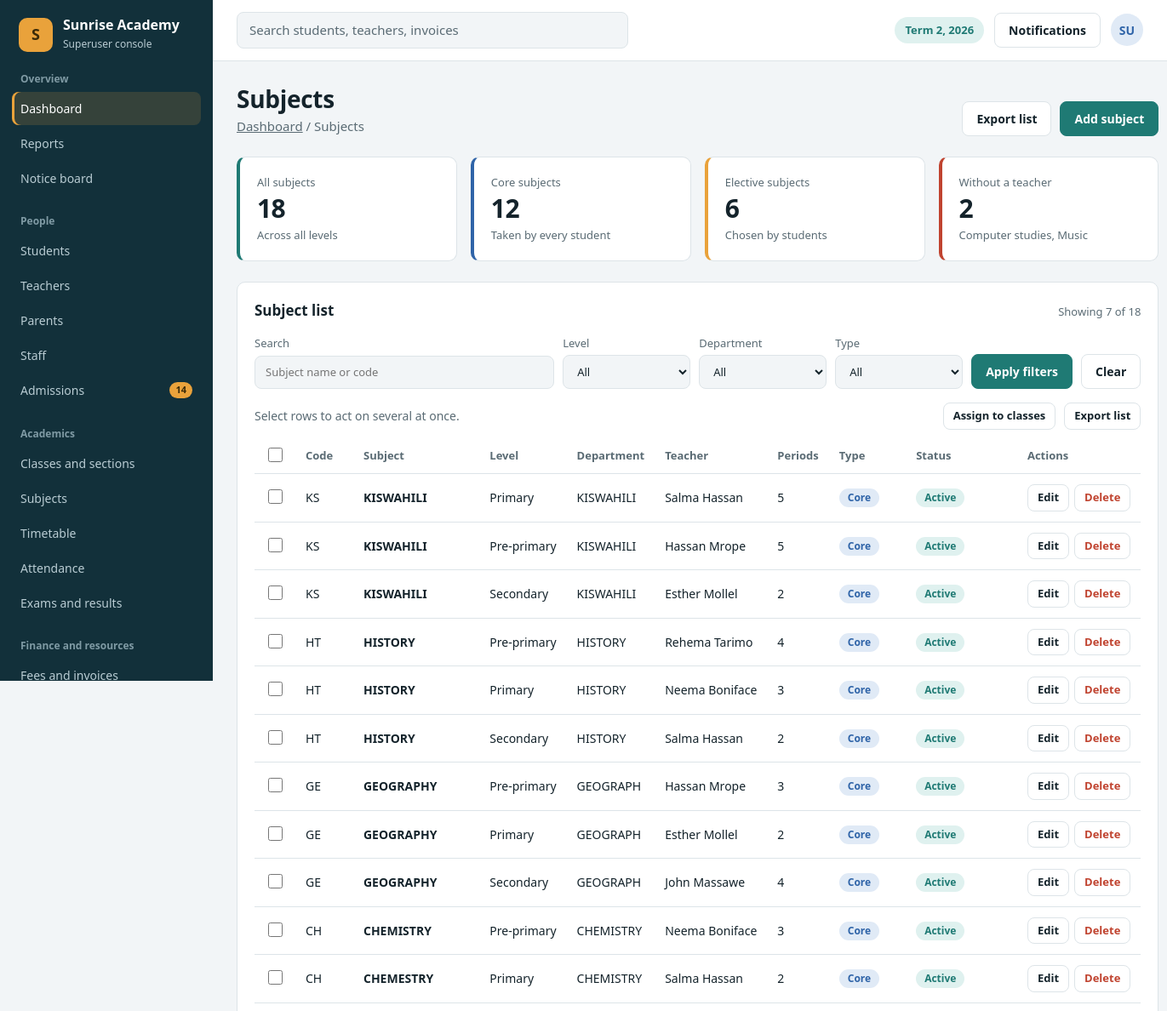
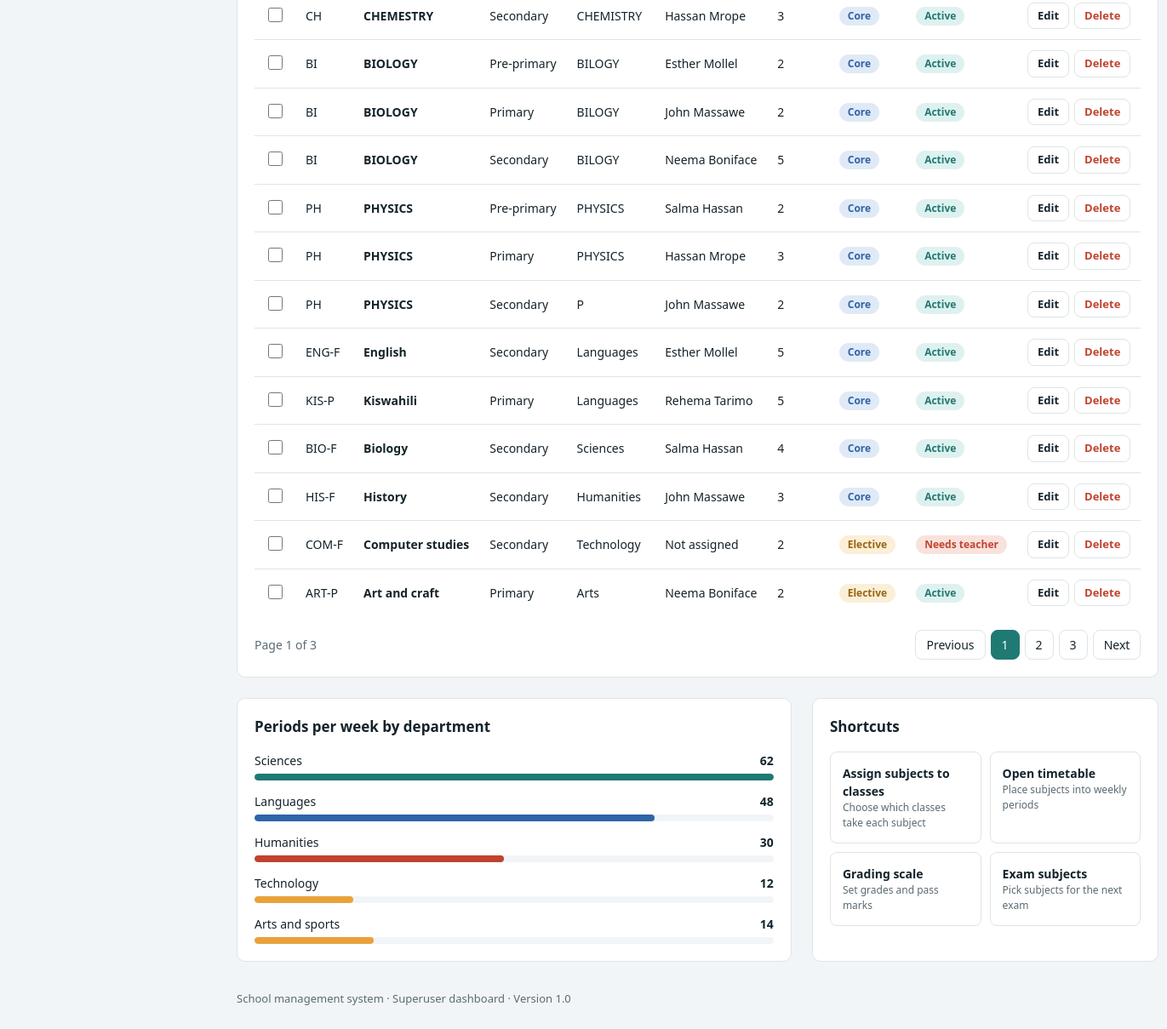
/subjects/, run on the app's committed database (2 pictures, top to bottom).
### account/models.py (models this page shows, shortened)
class Subject(models.Model):
    subject_code = models.CharField(max_length=50)
    subject_name = models.CharField(max_length=50)
    level = models.CharField(max_length=50)
    department = models.CharField(max_length=50)
    subject_type = models.CharField(max_length=50)
    periods_per_week = models.CharField(max_length=50)
    teacher_assigned = models.CharField(max_length=50)
    description = models.TextField()

### account/views.py (the view)
# urls.py: path('subjects/',subjects,name='subjects'),
def subjects(request):
    form = subjectform
    subjects_list = Subject.objects.all()
    if request.method == 'POST':
        subject_data = form(request.POST)
        if subject_data.is_valid():
            subject_data.save()
            messages.success(request,'subject successfully saved')
            return redirect('subjects')
        print(subject_data.errors)
        messages.error(request,'subject did not saved')
        return redirect('subjects')
    else:
        return render(request,'account/subjects.html',{'forms':form,'subjects':subjects_list})

### account/templates/account/subjects.html (shortened to what this page needs)
{% extends "account/admin.html" %}
{% load static %}
{% block styles %}
<link rel="stylesheet" href="{% static "account/components.css" %}">
{% endblock styles %}
{% block main %}
<main class="content">
    <div class="page-head">
    <div>
        <h1>Subjects</h1>
        <p>
        <a
            href="superuser-dashboard.html"
            style="text-decoration: underline"
            >Dashboard</a
        >
        / Subjects
        </p>
    </div>
    <div class="btn-row">
        <a href="#" class="btn">Export list</a
        ><a href="#add-subject" class="btn btn-primary">Add subject</a>
    </div>
    </div>
    <section class="stats" aria-label="Key numbers">
    <article class="card stat">
        <span class="label">All subjects</span
        ><span class="value">18</span
        ><span class="note">Across all levels</span>
    </article>
    <article class="card stat">
        <span class="label">Core subjects</span
        ><span class="value">12</span
        ><span class="note">Taken by every student</span>
    </article>
    <article class="card stat">
        <span class="label">Elective subjects</span
        ><span class="value">6</span
        ><span class="note">Chosen by students</span>
    </article>
    <article class="card stat">
        <span class="label">Without a teacher</span
        ><span class="value">2</span
        ><span class="note">Computer studies, Music</span>
    </article>
    </section>
    <section class="card" id="list">
    <div class="card-head">
        <h2>Subject list</h2>
        <span>Showing 7 of 18</span>
    </div>
    <form class="toolbar" action="subjects.html" method="get">
        <label class="field grow"
        >Search<input
            type="search"
            name="q"
            placeholder="Subject name or code" /></label
        ><label class="field"
        >Level<select name="level">
            <option value="">All</option>
        </select></label
        ><label class="field"
        >Department<select name="dept">
            <option value="">All</option>
        </select></label
        ><label class="field"
        >Type<select name="type">
            <option value="">All</option>
        </select></label
        ><button class="btn btn-primary" type="submit">
        Apply filters</button
        ><a class="btn" href="subjects.html">Clear</a>
    </form>
    <div class="bulk">
        <span>Select rows to act on several at once.</span>
        <div class="btn-row">
        <a href="#" class="btn btn-sm">Assign to classes</a
        ><a href="#" class="btn btn-sm">Export list</a>
        </div>
    </div>
    <div class="table-wrap">
        <table>
        <thead>
            <tr>
            <th>
                <input type="checkbox" aria-label="Select all subjects" />
            </th>
            <th>Code</th>
            <th>Subject</th>
            <th>Level</th>
            <th>Department</th>
            <th>Teacher</th>
            <th>Periods</th>
            <th>Type</th>
            <th>Status</th>
            <th>Actions</th>
            </tr>
        </thead>
        <tbody>
          {% for subject in subjects %}
            <tr>
            <td>
                <input type="checkbox" aria-label="Select Mathematics" />
            </td>
            <td>{{subject.subject_code}}</td>
            <td><b>{{subject.subject_name}}</b></td>
            <td>{{subject.level}}</td>
            <td>{{subject.department}}</td>
            <td>{{subject.teacher_assigned}}</td>
            <td>{{subject.periods_per_week}}</td>
            <td><span class="badge b-info">Core</span></td>
            <td><span class="badge b-ok">Active</span></td>
            <td>
                <div class="row-actions">
                <a href="#edit-b{{subject.id}}" class="btn btn-sm">Edit</a
                ><a href="#delete-b{{subject.id}}" class="btn btn-sm btn-danger"
                    >Delete</a
                >
                </div>
            </td>
            </tr>
            {% endfor %}
            <tr>
            <td>
                <input type="checkbox" aria-label="Select English" />
            </td>
            <td>ENG-F</td>
            <td><b>English</b></td>
            <td>Secondary</td>
            <td>Languages</td>
            <td>Esther Mollel</td>
            <td>5</td>
            <td><span class="badge b-info">Core</span></td>
            <td><span class="badge b-ok">Active</span></td>
            <td>
                <div class="row-actions">
                <a href="#edit-b2" class="btn btn-sm">Edit</a
                ><a href="#delete-b2" class="btn btn-sm btn-danger"
                    >Delete</a
                >
                </div>
            </td>
            </tr>
            <tr>
            <td>
                <input type="checkbox" aria-label="Select Kiswahili" />
            </td>
            <td>KIS-P</td>
            <td><b>Kiswahili</b></td>
            <td>Primary</td>
            <td>Languages</td>
            <td>Rehema Tarimo</td>
            <td>5</td>
            <td><span class="badge b-info">Core</span></td>
            <td><span class="badge b-ok">Active</span></td>
            <td>
                <div class="row-actions">
                <a href="#edit-b3" class="btn btn-sm">Edit</a
                ><a href="#delete-b3" class="btn btn-sm btn-danger"
                    >Delete</a
                >
                </div>
            </td>
            </tr>
            <tr>
            <td>
                <input type="checkbox" aria-label="Select Biology" />
            </td>
            <td>BIO-F</td>
            <td><b>Biology</b></td>
            <td>Secondary</td>
            <td>Sciences</td>
            <td>Salma Hassan</td>
            <td>4</td>
            <td><span class="badge b-info">Core</span></td>
            <td><span class="badge b-ok">Active</span></td>
            <td>
                <div class="row-actions">
                <a href="#edit-b4" class="btn btn-sm">Edit</a
                ><a href="#delete-b4" class="btn btn-sm btn-danger"
                    >Delete</a
                >
                </div>
            </td>
            </tr>
            <tr>
            <td>
                <input type="checkbox" aria-label="Select History" />
            </td>
            <td>HIS-F</td>
            <td><b>History</b></td>
            <td>Secondary</td>
            <td>Humanities</td>
            <td>John Massawe</td>
            <td>3</td>
            <td><span class="badge b-info">Core</span></td>
            <td><span class="badge b-ok">Active</span></td>
            <td>
                <div class="row-actions">
                <a href="#edit-b5" class="btn btn-sm">Edit</a
                ><a href="#delete-b5" class="btn btn-sm btn-danger"
                    >Delete</a
                >
                </div>
            </td>
            </tr>
            <tr>
            <td>
                <input
                type="checkbox"
                aria-label="Select Computer studies"
                />
            </td>
            <td>COM-F</td>
            <td><b>Computer studies</b></td>
            <td>Secondary</td>
            <td>Technology</td>
            <td>Not assigned</td>
            <td>2</td>
            <td><span class="badge b-wait">Elective</span></td>
            <td><span class="badge b-bad">Needs teacher</span></td>
            <td>
                <div class="row-actions">
                <a href="#edit-b6" class="btn btn-sm">Edit</a
                ><a href="#delete-b6" class="btn btn-sm btn-danger"
                    >Delete</a
                >
                </div>
            </td>
            </tr>
            <tr>
            <td>
                <input
                type="checkbox"
                aria-label="Select Art and craft"
                />
            </td>
            <td>ART-P</td>
            <td><b>Art and craft</b></td>
            <td>Primary</td>
            <td>Arts</td>
            <td>Neema Boniface</td>
            <td>2</td>
            <td><span class="badge b-wait">Elective</span></td>
            <td><span class="badge b-ok">Active</span></td>
            <td>
                <div class="row-actions">
                <a href="#edit-b7" class="btn btn-sm">Edit</a
                ><a href="#delete-b7" class="btn btn-sm btn-danger"
                    >Delete</a
                >
                </div>
            </td>
            </tr>
        </tbody>
        </table>
    </div>
    <div class="pager">
        <span>Page 1 of 3</span>
        <nav aria-label="Pagination">
        <a href="#list">Previous</a
        ><a href="#list" aria-current="page">1</a><a href="#list">2</a
        ><a href="#list">3</a><a href="#list">Next</a>
        </nav>
    </div>
    </section>
    <section class="grid-2">
    <article class="card">
        <div class="card-head">
        <h2>Periods per week by department</h2>
        </div>
        <div class="meter">
        <div class="meter-row">
            <div class="top"><span>Sciences</span><b>62</b></div>
            <div class="track"><i class="" style="width: 100%"></i></div>
        </div>
        <div class="meter-row">
            <div class="top"><span>Languages</span><b>48</b></div>
            <div class="track">
            <i class="blue" style="width: 77%"></i>
            </div>
        </div>
        <div class="meter-row">
            <div class="top"><span>Humanities</span><b>30</b></div>
            <div class="track">
            <i class="red" style="width: 48%"></i>
            </div>
        </div>
        <div class="meter-row">
            <div class="top"><span>Technology</span><b>12</b></div>
            <div class="track">
            <i class="amber" style="width: 19%"></i>
            </div>
        </div>
        <div class="meter-row">
            <div class="top"><span>Arts and sports</span><b>14</b></div>
            <div class="track">
            <i class="amber" style="width: 23%"></i>
            </div>
        </div>
        </div>
    </article>
    <article class="card">
        <div class="card-head"><h2>Shortcuts</h2></div>
        <div class="shortcuts">
        <a href="#"
            >Assign subjects to classes<small
            >Choose which classes take each subject</small
            ></a
        ><a href="timetable.html"
            >Open timetable<small
            >Place subjects into weekly periods</small
            ></a
        ><a href="#"
            >Grading scale<small>Set grades and pass marks</small></a
        ><a href="#"
            >Exam subjects<small
            >Pick subjects for the next exam</small
            ></a
        >
        </div>
    </article>
    </section>
</main>
{% endblock main %}

### account/templates/account/admin.html (shortened to what this page needs)
<!DOCTYPE html>
{% load static %}
<html lang="en">
<head>
<link rel="stylesheet" href="{% static "account/general.css" %}">
{% block styles %}
{% endblock styles %}
</head>
<body>
<div class="app">
  <aside class="sidebar">
    <a class="brand" href="#">
      <div class="brand-mark">S</div>
      <div>
        <strong>Sunrise Academy</strong>
        <span>Superuser console</span>
      </div>
    </a>
    <nav aria-label="Main">
      <div class="nav-group">
        <h3>Overview</h3>
        <ul>
          <li><a href="{% url "admin_page" %}" aria-current="page">Dashboard</a></li>
          <li><a href="#">Reports</a></li>
          <li><a href="#">Notice board</a></li>
        </ul>
      </div>
      <br>
      <div class="nav-group">
        <h3>People</h3>
        <ul>
          <li><a href="{% url "student" %}">Students</a></li>
          <li><a href="{% url "teacher_dashboard" %}">Teachers</a></li>
          <li><a href="#">Parents</a></li>
          <li><a href="#">Staff</a></li>
          <li><a href="#">Admissions <span class="nav-count">14</span></a></li>
        </ul>
      </div>
      <br>
      <div class="nav-group">
        <h3>Academics</h3>
        <ul>
          <li><a href="#">Classes and sections</a></li>
          <li><a href="{% url "subjects" %}">Subjects</a></li>
          <li><a href="{% url "timetables" %}">Timetable</a></li>
          <li><a href="#">Attendance</a></li>
          <li><a href="#">Exams and results</a></li>
        </ul>
      </div>
      <br>
      <div class="nav-group">
        <h3>Finance and resources</h3>
        <ul>
          <li><a href="#">Fees and invoices</a></li>
        </ul>
      </div>
      <br>
    </nav>
  </aside>
  <div class="main">
    <header class="topbar">
      <div class="search">
        <input type="search" placeholder="Search students, teachers, invoices" aria-label="Search">
      </div>
      <div class="top-actions">
        <span class="term-chip">Term 2, 2026</span>
        <a href="#" class="btn">Notifications</a>
        <div class="avatar" title="Superuser">SU</div>
      </div>
    </header>
    {% block main %}{% endblock main %}
    <footer>School management system · Superuser dashboard · Version 1.0</footer>
  </div>
</div>
</body>
</html>

### account/static/account/components.css (style rules this page uses)
html { scroll-behavior: auto; }
#list { scroll-margin-top: 90px; }
.toolbar { display: flex; flex-wrap: wrap; gap: 10px; align-items: end; margin-bottom: 16px; }
.toolbar .field { display: grid; gap: 4px; font-size: 13px; color: var(--ink-soft); }
.toolbar .grow { flex: 1; min-width: 200px; }
input, select, textarea { font: inherit; color: var(--ink); background: var(--paper); border: 1px solid var(--line); border-radius: 8px; padding: 9px 12px; width: 100%; }
.toolbar select { width: auto; min-width: 150px; }
.bulk { display: flex; flex-wrap: wrap; gap: 10px; align-items: center; justify-content: space-between; margin-bottom: 10px; font-size: 14px; color: var(--ink-soft); }
input[type="checkbox"] { width: 17px; height: 17px; padding: 0; accent-color: var(--teal); }
.row-actions { display: flex; gap: 6px; }
.btn-sm { padding: 5px 11px; font-size: 13px; }
.btn-danger { color: var(--red); }
.pager { display: flex; justify-content: space-between; align-items: center; flex-wrap: wrap; gap: 12px; margin-top: 16px; font-size: 14px; color: var(--ink-soft); }
.pager nav { display: flex; gap: 6px; }
.pager a { padding: 6px 12px; border: 1px solid var(--line); border-radius: 8px; color: var(--ink); }
.pager a[aria-current] { background: var(--teal); border-color: var(--teal); color: #fff; }

### data on the page
Subject: subject_code "KS", subject_name "KISWAHILI", level "Primary", department "KISWAHILI", teacher_assigned "Salma Hassan", periods_per_week "5"
Subject: subject_code "KS", subject_name "KISWAHILI", level "Pre-primary", department "KISWAHILI", teacher_assigned "Hassan Mrope", periods_per_week "5"
Subject: subject_code "KS", subject_name "KISWAHILI", level "Secondary", department "KISWAHILI", teacher_assigned "Esther Mollel", periods_per_week "2"
Subject: subject_code "HT", subject_name "HISTORY", level "Pre-primary", department "HISTORY", teacher_assigned "Rehema Tarimo", periods_per_week "4"
Subject: subject_code "HT", subject_name "HISTORY", level "Primary", department "HISTORY", teacher_assigned "Neema Boniface", periods_per_week "3"
Subject: subject_code "HT", subject_name "HISTORY", level "Secondary", department "HISTORY", teacher_assigned "Salma Hassan", periods_per_week "2"
Subject: subject_code "GE", subject_name "GEOGRAPHY", level "Pre-primary", department "GEOGRAPH", teacher_assigned "Hassan Mrope", periods_per_week "3"
Subject: subject_code "GE", subject_name "GEOGRAPHY", level "Primary", department "GEOGRAPH", teacher_assigned "Esther Mollel", periods_per_week "2"
Subject: subject_code "GE", subject_name "GEOGRAPHY", level "Secondary", department "GEOGRAPH", teacher_assigned "John Massawe", periods_per_week "4"
Subject: subject_code "CH", subject_name "CHEMISTRY", level "Pre-primary", department "CHEMISTRY", teacher_assigned "Neema Boniface", periods_per_week "3"
Subject: subject_code "CH", subject_name "CHEMESTRY", level "Primary", department "CHEMISTRY", teacher_assigned "Salma Hassan", periods_per_week "2"
Subject: subject_code "CH", subject_name "CHEMESTRY", level "Secondary", department "CHEMISTRY", teacher_assigned "Hassan Mrope", periods_per_week "3"
Subject: subject_code "BI", subject_name "BIOLOGY", level "Pre-primary", department "BILOGY", teacher_assigned "Esther Mollel", periods_per_week "2"
Subject: subject_code "BI", subject_name "BIOLOGY", level "Primary", department "BILOGY", teacher_assigned "John Massawe", periods_per_week "2"
Subject: subject_code "BI", subject_name "BIOLOGY", level "Secondary", department "BILOGY", teacher_assigned "Neema Boniface", periods_per_week "5"
Subject: subject_code "PH", subject_name "PHYSICS", level "Pre-primary", department "PHYSICS", teacher_assigned "Salma Hassan", periods_per_week "2"
Subject: subject_code "PH", subject_name "PHYSICS", level "Primary", department "PHYSICS", teacher_assigned "Hassan Mrope", periods_per_week "3"
Subject: subject_code "PH", subject_name "PHYSICS", level "Secondary", department "P", teacher_assigned "John Massawe", periods_per_week "2"
